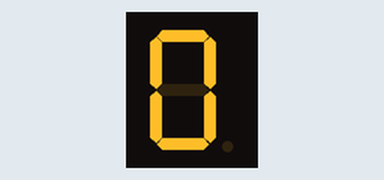
Bench run of a sketch on a simulated ESP32. Parts: 1-digit seven-segment display. Wiring (inferred from the names in the program): 1-digit 7-segment display, segments lit when HIGH: segments GPIO 33, GPIO 32, GPIO 19, GPIO 18, GPIO 5, GPIO 27, GPIO 14, GPIO 4. The segment pins are drawn as the display they are named for.

Above: at 0.1 s.
At 4.1 s:
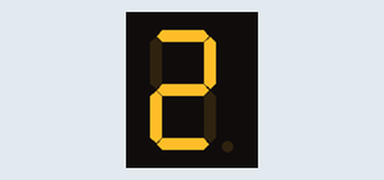
At 8.1 s:
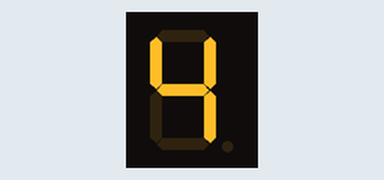
At 18.1 s:
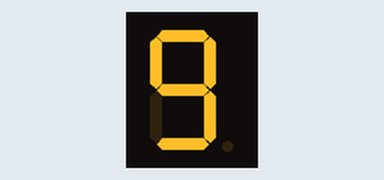
At 28.1 s:
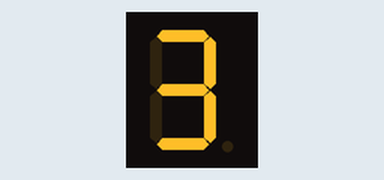
At 38.1 s:
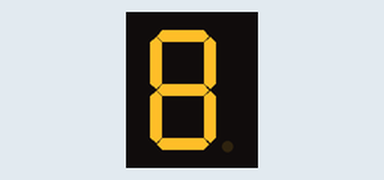

The sketch:

Seven_segment.ino
```cpp
#define COUNT 11  //0123456789.
const byte symbols[COUNT] =
{
  B00111111, //0
  B00000110, //1
  B01011011, //2
  B01001111, //3
  B01100110, //4
  B01101101, //5
  B01111101, //6
  B00000111, //7
  B01111111, //8
  B01101111, //9
  B10000000, //.
};

const byte pins[] = {33,32,19,18,5,27,14,4};

void setup() {
  // put your setup code here, to run once:
  for(int i = 0 ;i < 8 ;i++)
  {
    pinMode(pins[i],OUTPUT);
  }

}

void loop() {
  // put your main code here, to run repeatedly:
  for(int i=0 ;i<COUNT ;i++)
  {
    writeleds(symbols[i]);
    delay(2000);
  }

}

void writeleds(const byte symbols)
{
  for(int i = 0 ;i < 8; i++)
  {
    digitalWrite(pins[i],bitRead(symbols,i));
  }

}
```

Measured:
- what the display in image 1 shows lasts 2.0 s, from 4.0 s to 6.0 s
